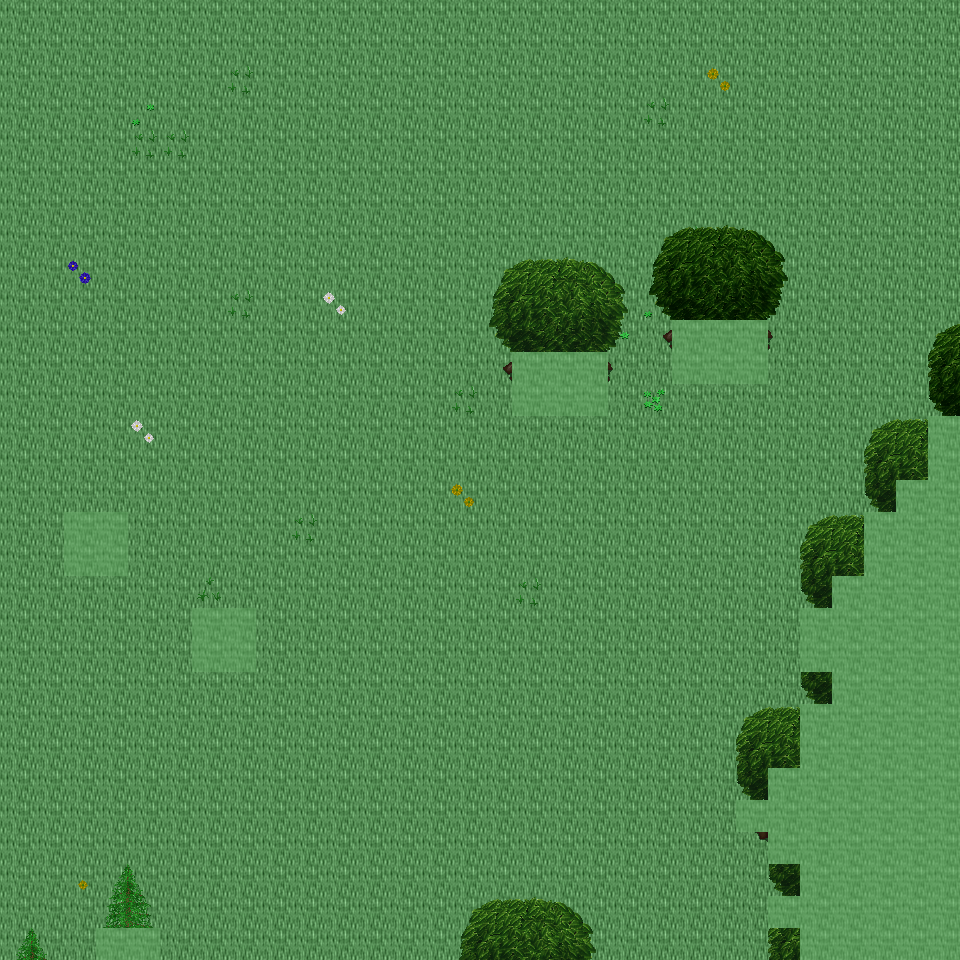

A level layout from a 2D game, rendered from its tile map. Below: a short description, then the map file with tile-grid data replaced by summaries:
An orthogonal 30x30 tile map with 32x32 px tiles, 6 tile layers (Ground, Object, Object2, Above, ...), 19 tilesets and 3 objects (3x mapExit).

<map version="1.0" orientation="orthogonal" renderorder="right-down" width="30" height="30" tilewidth="32" tileheight="32" nextobjectid="4">
  <tileset firstgid="1" name="tileset_ground_ground" tilewidth="32" tileheight="32" tilecount="33" columns="3">
    <image source="../drawable/tileset_ground_ground.png" width="96" height="352" />
  </tileset>
  <tileset firstgid="34" name="tileset_plant_grasses" tilewidth="32" tileheight="32" tilecount="6" columns="3">
    <image source="../drawable/tileset_plant_grasses.png" width="96" height="64" />
  </tileset>
  <tileset firstgid="40" name="tileset_plant_flower_daisy_blue" tilewidth="32" tileheight="32" tilecount="8" columns="2">
    <image source="../drawable/tileset_plant_flower_daisy_blue.png" width="64" height="128" />
  </tileset>
  <tileset firstgid="48" name="tileset_plant_flower_daisy_yellow" tilewidth="32" tileheight="32" tilecount="8" columns="2">
    <image source="../drawable/tileset_plant_flower_daisy_yellow.png" width="64" height="128" />
  </tileset>
  <tileset firstgid="56" name="tileset_plant_flower_daisy_red" tilewidth="32" tileheight="32" tilecount="8" columns="2">
    <image source="../drawable/tileset_plant_flower_daisy_red.png" width="64" height="128" />
  </tileset>
  <tileset firstgid="64" name="tileset_plant_flower_daisy_white" tilewidth="32" tileheight="32" tilecount="8" columns="2">
    <image source="../drawable/tileset_plant_flower_daisy_white.png" width="64" height="128" />
  </tileset>
  <tileset firstgid="72" name="tileset_logic_collision" tilewidth="32" tileheight="32" tilecount="1" columns="1">
    <image source="../drawable/tileset_logic_collision.png" width="32" height="32" />
  </tileset>
  <tileset firstgid="73" name="tileset_plant_tree_tree_green" tilewidth="32" tileheight="32" tilecount="88" columns="8">
    <image source="../drawable/tileset_plant_tree_tree_green.png" width="256" height="352" />
  </tileset>
  <tileset firstgid="161" name="tileset_logic_item_resources" tilewidth="32" tileheight="32" tilecount="6" columns="6">
    <image source="../drawable/tileset_logic_item_resources.png" width="192" height="32" />
  </tileset>
  <tileset firstgid="167" name="tileset_item_statue_broken_green_column" tilewidth="32" tileheight="32" tilecount="2" columns="1">
    <image source="../drawable/tileset_item_statue_broken_green_column.png" width="32" height="64" />
  </tileset>
  <tileset firstgid="169" name="tileset_plant_tree_spruce" tilewidth="32" tileheight="32" tilecount="6" columns="2">
    <image source="../drawable/tileset_plant_tree_spruce.png" width="64" height="96" />
  </tileset>
  <tileset firstgid="175" name="tileset_plant_tree_pine_snowy" tilewidth="32" tileheight="32" tilecount="6" columns="2">
    <image source="../drawable/tileset_plant_tree_pine_snowy.png" width="64" height="96" />
  </tileset>
  <tileset firstgid="181" name="tileset_logic_creature_ent" tilewidth="32" tileheight="32" tilecount="4" columns="4">
    <image source="../drawable/tileset_logic_creature_ent.png" width="128" height="32" />
  </tileset>
  <tileset firstgid="185" name="tileset_logic_item_mushroom" tilewidth="32" tileheight="32" tilecount="6" columns="6">
    <image source="../drawable/tileset_logic_item_mushroom.png" width="192" height="32" />
  </tileset>
  <tileset firstgid="191" name="tileset_plant_star_shaped_plants" tilewidth="32" tileheight="32" tilecount="6" columns="2">
    <image source="../drawable/tileset_plant_star_shaped_plants.png" width="64" height="96" />
  </tileset>
  <tileset firstgid="197" name="tileset_plant_tree_tree_darkgreen" tilewidth="32" tileheight="32" tilecount="88" columns="8">
    <image source="../drawable/tileset_plant_tree_tree_darkgreen.png" width="256" height="352" />
  </tileset>
  <tileset firstgid="285" name="tileset_plant_stump_stump_pale_brown" tilewidth="32" tileheight="32" tilecount="4" columns="2">
    <image source="../drawable/tileset_plant_stump_stump_pale_brown.png" width="64" height="64" />
  </tileset>
  <tileset firstgid="289" name="tileset_plant_tree_umbrella_thorn" tilewidth="32" tileheight="32" tilecount="18" columns="6">
    <image source="../drawable/tileset_plant_tree_umbrella_thorn.png" width="192" height="96" />
  </tileset>
  <tileset firstgid="307" name="tileset_logic_item_fruits" tilewidth="32" tileheight="32" tilecount="16" columns="8">
    <image source="../drawable/tileset_logic_item_fruits.png" width="256" height="64" />
  </tileset>
  <layer name="Ground" width="30" height="30">
    <data>[900 cells, 900 non-empty, 1 distinct tile ids]</data>
  </layer>
  <layer name="Object" width="30" height="30">
    <data>[900 cells, 80 non-empty, 31 distinct tile ids]</data>
  </layer>
  <layer name="Object2" width="30" height="30">
    <data>[900 cells, 0 non-empty, 0 distinct tile ids]</data>
  </layer>
  <layer name="Above" width="30" height="30">
    <data>[900 cells, 145 non-empty, 57 distinct tile ids]</data>
  </layer>
  <layer name="Above2" width="30" height="30">
    <data>[900 cells, 0 non-empty, 0 distinct tile ids]</data>
  </layer>
  <layer name="Walkable" width="30" height="30">
    <data>[900 cells, 95 non-empty, 1 distinct tile ids]</data>
  </layer>
  <objectgroup name="MapEvents">
    <object id="1" name="south" type="mapExit" x="0" y="928" width="96" height="32">
      <properties>
        <property name="map" value="level_0_x102_y146" />
        <property name="x" value="0" />
        <property name="y" value="1" />
      </properties>
    </object>
    <object id="2" name="south2" type="mapExit" x="160" y="928" width="640" height="32">
      <properties>
        <property name="map" value="level_0_x102_y146" />
        <property name="x" value="5" />
        <property name="y" value="1" />
      </properties>
    </object>
    <object id="3" name="east" type="mapExit" x="928" y="0" width="32" height="416">
      <properties>
        <property name="map" value="level_0_x103_y145" />
        <property name="x" value="1" />
        <property name="y" value="0" />
      </properties>
    </object>
  </objectgroup>
</map>
